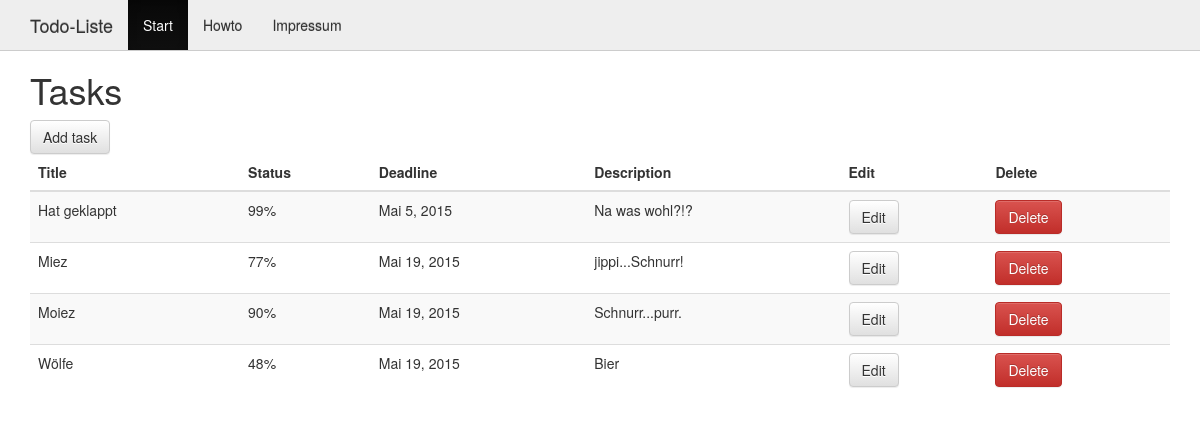
Before: / with the older database file.
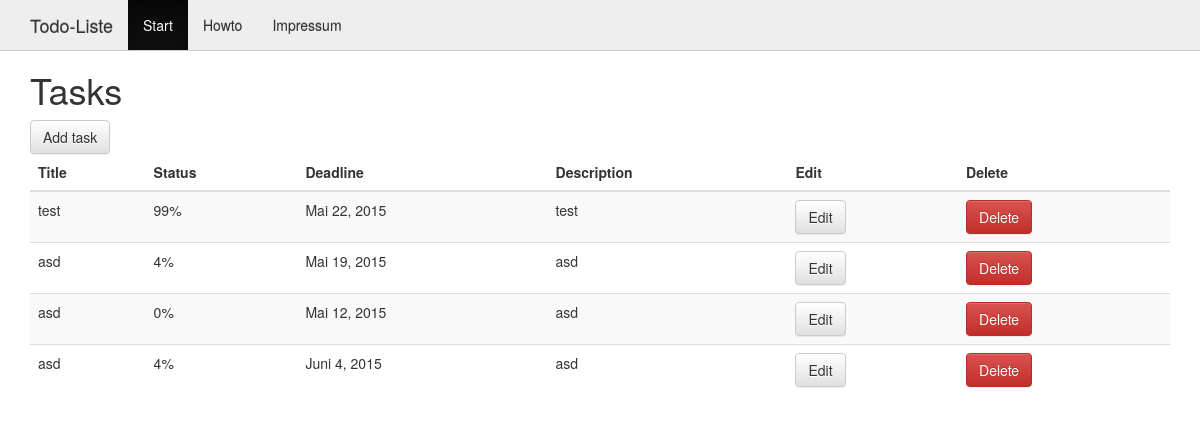
After: the same page with the newer database file.
### TodoLib/models.py (models this page shows, shortened)
class Task(models.Model):
	title=models.CharField(max_length=80)
	description=models.CharField(max_length=200)
	status=models.IntegerField(default=0)
	deadline=models.DateField()

### TodoLib/views.py (the view)
# urls.py: url(r'^$', views.index, name='index'),
def index(request):
	template = loader.get_template('index.htm')
	todos=Task.objects.all()
	context=RequestContext(request, {
		'todos':todos,})
	return HttpResponse(template.render(context))

### TodoLib/templates/index.htm
{% include "header.htm" with startClass="active" %}
        <h1>Tasks</h1>
		<a href="/add" class="btn btn-default">Add task</a>
			<div id="no-more-tables">
		    <table class="table table-responsive table-striped">
		        <thead>
		            <tr>
						 <th>Title</th>
						<th>Status</th>
		                <th>Deadline</th>
		                <th>Description</th>
						<th>Edit</th>
						<th>Delete</th>
		            </tr>
		        </thead>
		        <tbody>
				{% if todos %}
	            {% for todo in todos %}
		            <tr {% if todo.status >= 100 %} class="success" {%endif%}>
		                <td data-title="Title: ">{{todo.title}}</td>
						<td data-title="Status: ">{{todo.status}}%</td>
		                <td data-title="Deadline: ">{{todo.deadline}}</td>
		                <td data-title="Description: ">{{todo.description}}</td>
						<td class="todo-edit"> <a href="/{{todo.id}}" class="btn btn-default">Edit</a></td>
			            <td class="todo-delete"> <a href="/delete/{{todo.id}}" class="btn btn-danger">Delete</a> </td>
		            </tr>
					{% endfor %}
				{% else %}
				<td>Im Moment existieren keine Todos.</td>
				{% endif %}
		        </tbody>
		    </table>
	</div>
{% include "footer.htm" %}

### TodoLib/templates/header.htm (shortened to what this page needs)
{% load staticfiles %}
<!DOCTYPE html>
<html>
	<head>
		<link rel="stylesheet" href="{% static "css/bootstrap.min.css" %}">
        <link rel="stylesheet" href="{% static "css/bootstrap-theme.min.css" %}">
        <link rel="stylesheet" href="{% static "css/style.css" %}">
		 <link rel="stylesheet" href="{% static "css/datepicker.css" %}">
	</head>
	<body>
    <nav class="navbar navbar-inverse navbar-fixed-top">
      <div class="container">
        <div class="navbar-header">
          <a class="navbar-brand" href="/">Todo-Liste</a>
        </div>
        <div id="navbar" class="collapse navbar-collapse">
          <ul class="nav navbar-nav">
            <li class="{{startClass}}"><a href="/">Start</a></li>
            <li class="{{howtoClass}}"><a href="/howto">Howto</a></li>
            <li class="{{impressumClass}}"><a href="/impressum">Impressum</a></li>
		</ul>
        </div>
      </div>
    </nav>
    <div class="container">
		<div class="content">

### TodoLib/templates/footer.htm
		</div>
		</div>
	</body>
</html>

Changed rows visible on the page:
removed Task: title "Hat geklappt", status "99", deadline "Mai 5, 2015", description "Na was wohl?!?"
removed Task: title "Miez", status "77", deadline "Mai 19, 2015", description "jippi...Schnurr!"
removed Task: title "Moiez", status "90", deadline "Mai 19, 2015", description "Schnurr...purr."
removed Task: title "Wölfe", status "48", deadline "Mai 19, 2015", description "Bier"
added Task: title "test", status "99", deadline "Mai 22, 2015", description "test"
added Task: title "asd", status "4", deadline "Mai 19, 2015", description "asd"
added Task: title "asd", status "0", deadline "Mai 12, 2015", description "asd"
added Task: title "asd", status "4", deadline "Juni 4, 2015", description "asd"
